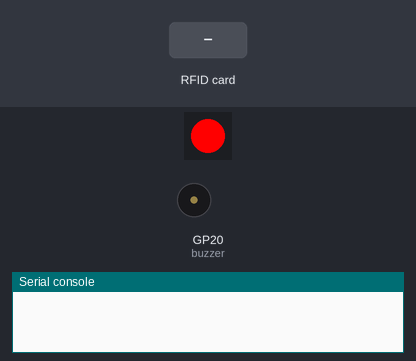
This program was run on a simulated Raspberry Pi Pico running MicroPython. On the bench: 1 RGB LEDs in strip order, left to right, buzzer (waves = sounding), the last lines printed to the serial console. The inputs (shaded band) are chosen by the test bench.

Above: at 1.2 s.
1.3 s: RFID card 5E 7A 19 C4 held to the reader
At 1.58 s:
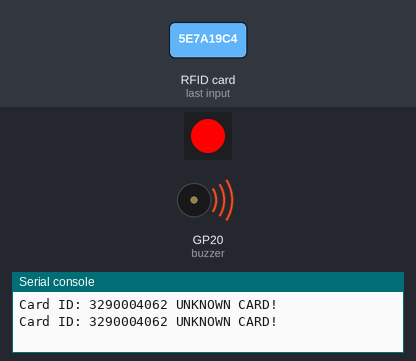
Timing chart, 0 to 4.3 s (numbered marks = the images above; inputs shaded):
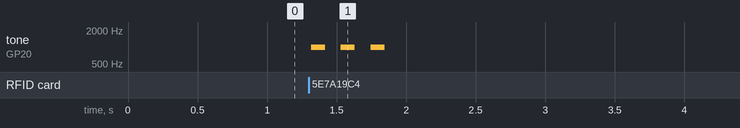

Measured:
- after the input at 1.3 s, tone on GP20 (buzzer): alternates 1000 Hz for 0.10 s and silent for 0.11 s, 6 changes in all, then stays silent, starting at once

The program:

RFID_smart-door_v2.py
```python
from machine import Pin, PWM, I2C
from picobricks import MFRC522, WS2812, MotorDriver
from time import sleep

reader = MFRC522(spi_id=0,sck=18,miso=16,mosi=19,cs=17,rst=0)

buzzer = PWM(Pin(20, Pin.OUT))
buzzer.freq(1000)

ws2812 = WS2812(6,brightness=1)

i2c = I2C(0, scl=Pin(5), sda=Pin(4))   # Init I2C using pins
motor = MotorDriver(i2c)

def activated():
        print("Card ID: "+ str(card)+" PASS: Activated")
        ws2812.pixels_fill((0, 255, 0))
        ws2812.pixels_show()

        buzzer.freq(2000)

        buzzer.duty_u16(2000)
        sleep(0.05)
        buzzer.duty_u16(0)
        sleep(0.05)

        buzzer.duty_u16(2000)
        sleep(0.05)
        buzzer.duty_u16(0)
        sleep(0.05)

        motor.servo(1,0)

        sleep(3)
        motor.servo(1,180)
        ws2812.pixels_fill((255, 0, 0))
        ws2812.pixels_show()

def unknown_card():
    print("Card ID: "+ str(card)+" UNKNOWN CARD! ")
    buzzer.freq(1000)
    buzzer.duty_u16(2000)
    sleep(0.1)
    buzzer.duty_u16(0)
    sleep(0.1)

id_list=[562956160,2309304334,2903577093] # add your card number in list

while True:
    reader.init()
    (stat, tag_type) = reader.request(reader.REQIDL)
    ws2812.pixels_fill((255, 0, 0))
    ws2812.pixels_show()
    if stat == reader.OK:
        (stat, uid) = reader.SelectTagSN()
        if stat == reader.OK:
            card = int.from_bytes(bytes(uid),"little",False)

            if card in id_list:
                activated()
            else:
                unknown_card()
```
